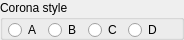
      <widget class="QGroupBox" name="IDC_STATIC_20">
        <property name="geometry">
          <rect>
            <x>778</x>
            <y>506</y>
            <width>184</width>
            <height>40</height>
          </rect>
        </property>
        <property name="title">
          <string>Corona style</string>
        </property>
        <property name="visible">
          <bool>true</bool>
        </property>
        <property name="enabled">
          <bool>true</bool>
        </property>
        <property name="flat">
          <bool>false</bool>
        </property>
        <widget class="QRadioButton" name="IDC_CORONA_A">
          <property name="geometry">
            <rect>
              <x>8</x>
              <y>22</y>
              <width>32</width>
              <height>16</height>
            </rect>
          </property>
          <property name="text">
            <string>A</string>
          </property>
          <property name="visible">
            <bool>true</bool>
          </property>
          <property name="enabled">
            <bool>true</bool>
          </property>
        </widget>
        <widget class="QRadioButton" name="IDC_CORONA_B">
          <property name="geometry">
            <rect>
              <x>48</x>
              <y>22</y>
              <width>32</width>
              <height>16</height>
            </rect>
          </property>
          <property name="text">
            <string>B</string>
          </property>
          <property name="visible">
            <bool>true</bool>
          </property>
          <property name="enabled">
            <bool>true</bool>
          </property>
        </widget>
        <widget class="QRadioButton" name="IDC_CORONA_C">
          <property name="geometry">
            <rect>
              <x>88</x>
              <y>22</y>
              <width>32</width>
              <height>16</height>
            </rect>
          </property>
          <property name="text">
            <string>C</string>
          </property>
          <property name="visible">
            <bool>true</bool>
          </property>
          <property name="enabled">
            <bool>true</bool>
          </property>
        </widget>
        <widget class="QRadioButton" name="IDC_CORONA_D">
          <property name="geometry">
            <rect>
              <x>128</x>
              <y>22</y>
              <width>32</width>
              <height>16</height>
            </rect>
          </property>
          <property name="text">
            <string>D</string>
          </property>
          <property name="visible">
            <bool>true</bool>
          </property>
          <property name="enabled">
            <bool>true</bool>
          </property>
        </widget>
      </widget>
